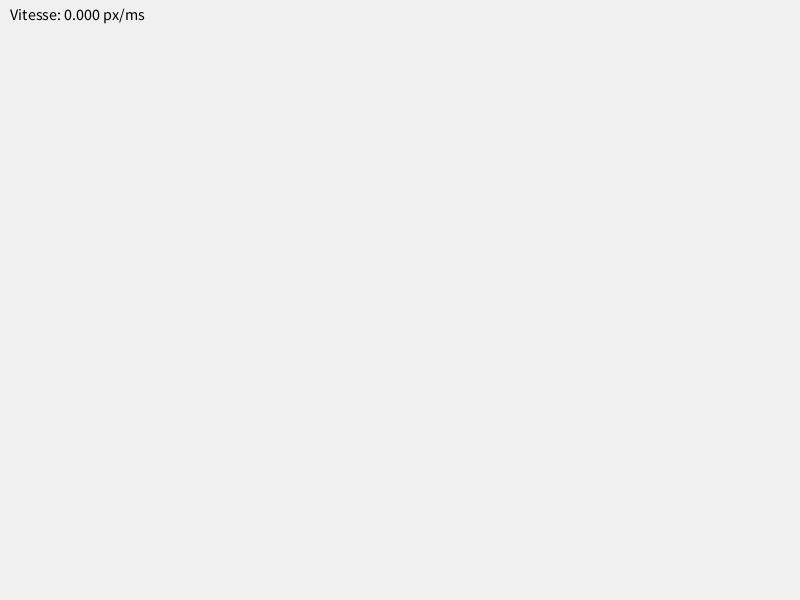
Frame 1 (no input)
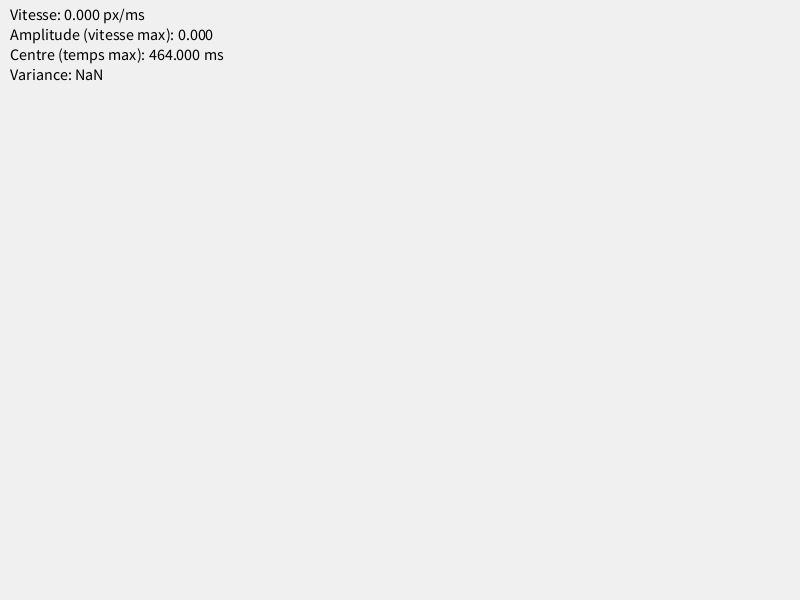
Frame 60 (the mouse pressed at the canvas centre just before this capture)
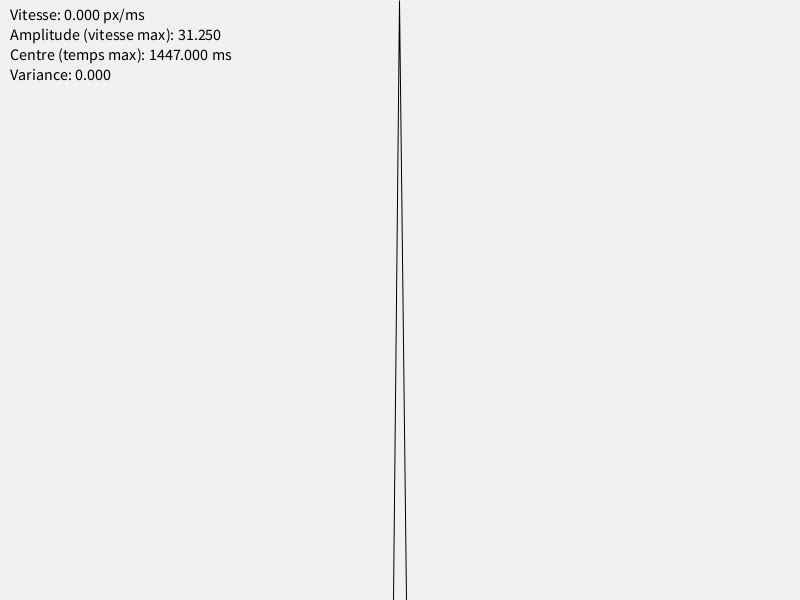
Frame 120 (the mouse held since frame 60 and released just before this capture)

The Processing sketch that drew these frames (run headless with seeded random() and noise(); from frame 60 on, the mouse is pressed at the canvas centre):

// Processing sketch: sketch_250224a
// ── sketch_250224a.pde
// Listes pour stocker les vitesses et les temps associés
ArrayList<Float> speeds = new ArrayList<Float>();
ArrayList<Float> times = new ArrayList<Float>();

// Variables pour la dernière position et le dernier instant
float lastX, lastY;
float lastTime;
float currentSpeed;

void setup() {
  size(800, 600);
  // Initialisation avec la position initiale de la souris et l'instant courant
  lastX = mouseX;
  lastY = mouseY;
  lastTime = millis();
  background(240);
}

void draw() {
  background(240);
  float currentTime = millis();
  float dt = currentTime - lastTime;
  
  // Calcul de la distance parcourue par la souris depuis le dernier frame
  float dx = mouseX - lastX;
  float dy = mouseY - lastY;
  
  // Calcul de la vitesse (pixels par milliseconde)
  if (dt > 0) {
    currentSpeed = dist(mouseX, mouseY, lastX, lastY) / dt;
    // Stocker les données
    speeds.add(currentSpeed);
    times.add(currentTime);
  }
  
  // Mise à jour des variables pour la prochaine itération
  lastX = mouseX;
  lastY = mouseY;
  lastTime = currentTime;
  
  // Affichage de la vitesse courante
  fill(0);
  textSize(16);
  text("Vitesse: " + nf(currentSpeed,1,3) + " px/ms", 10, 20);
  
  // Optionnel : tracer la courbe de vitesse en fonction du temps
  stroke(0);
  noFill();
  beginShape();
  for (int i = 0; i < speeds.size(); i++) {
    float t = times.get(i);
    float s = speeds.get(i);
    // Mappage du temps et de la vitesse sur l'écran
    float x = map(t, times.get(0), currentTime, 0, width);
    float y = map(s, 0, getMaxSpeed(), height, 0);
    vertex(x, y);
  }
  endShape();
  
  // Calcul et affichage des paramètres de la "fonction gaussienne" si des données sont présentes
  if (speeds.size() > 0) {
    // Amplitude : la vitesse maximale observée
    float amplitude = getMaxSpeed();
    
    // Recherche du temps correspondant à la vitesse maximale (centre du pic)
    int idxMax = 0;
    for (int i = 0; i < speeds.size(); i++) {
      if (speeds.get(i) == amplitude) {
        idxMax = i;
        break;
      }
    }
    float tCenter = times.get(idxMax);
    
    // Calcul du temps moyen pondéré par la vitesse
    float sumWeights = 0;
    float weightedTime = 0;
    for (int i = 0; i < speeds.size(); i++){
      sumWeights += speeds.get(i);
      weightedTime += speeds.get(i) * times.get(i);
    }
    float meanTime = weightedTime / sumWeights;
    
    // Calcul de la variance pondérée (l'étalement autour du temps moyen)
    float varianceSum = 0;
    for (int i = 0; i < speeds.size(); i++){
      varianceSum += speeds.get(i) * sq(times.get(i) - meanTime);
    }
    float variance = varianceSum / sumWeights;
    
    // Affichage des paramètres
    fill(0);
    text("Amplitude (vitesse max): " + nf(amplitude,1,3), 10, 40);
    text("Centre (temps max): " + nf(tCenter,1,3) + " ms", 10, 60);
    text("Variance: " + nf(variance,1,3), 10, 80);
  }
}

// Fonction pour obtenir la vitesse maximale enregistrée
float getMaxSpeed() {
  float maxSpeed = 0;
  for (float s : speeds) {
    if (s > maxSpeed) {
      maxSpeed = s;
    }
  }
  return maxSpeed;
}
